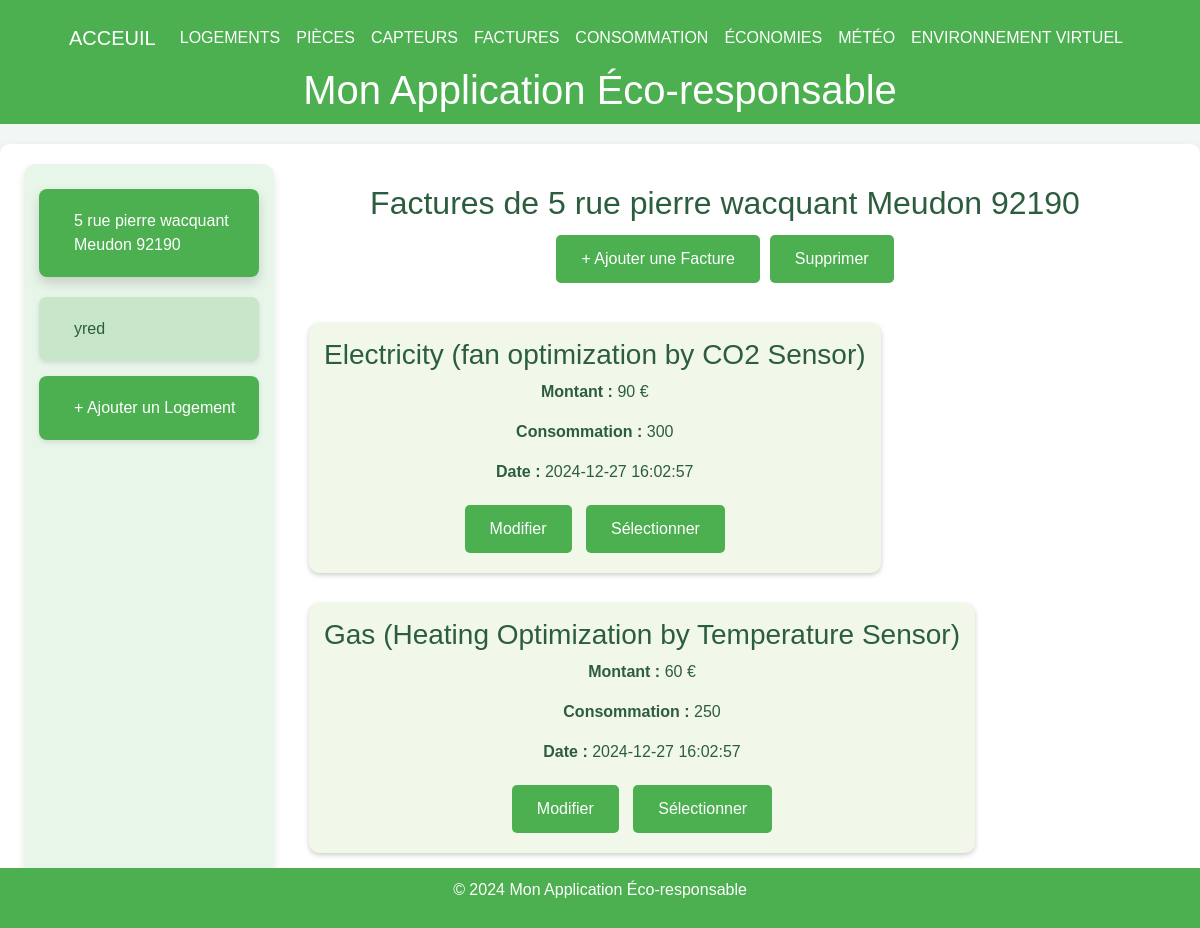
Page /visualiser_factures on the earlier database version.
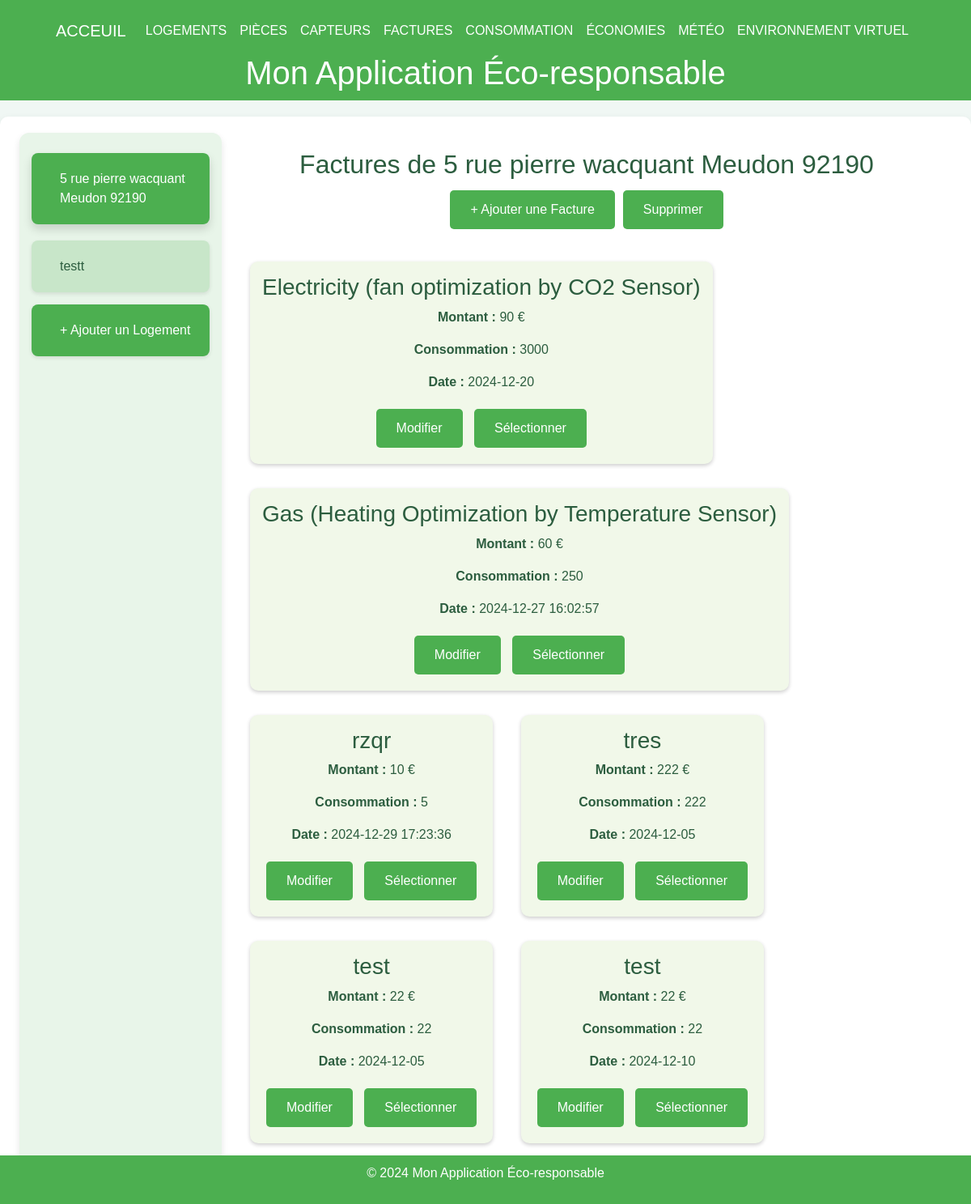
Same page on the later database version.
### tables this page shows
CREATE TABLE Housing (
housing_id INTEGER PRIMARY KEY, -- Identifiant unique pour chaque logement
address VARCHAR(255), -- Adresse du logement
phone_number VARCHAR(20), -- NumÃ©ro de contact pour le logement
ip_address VARCHAR(15), -- Adresse IP associÃ©e au logement
insert_date TIMESTAMP DEFAULT CURRENT_TIMESTAMP -- Horodatage de l'ajout de l'enregistrement
);

CREATE TABLE Invoice (
invoice_id INTEGER PRIMARY KEY, -- Identifiant unique pour chaque facture
housing_id INTEGER, -- RÃ©fÃ©rence au logement concernÃ© par la facture
type VARCHAR(100), -- Type de la facture (ex. : eau, Ã©lectricitÃ©)
amount INTEGER, -- Montant de la facture
value INTEGER, -- Valeur de la consommation en ressource
insert_date TIMESTAMP DEFAULT CURRENT_TIMESTAMP, -- Horodatage de l'ajout de l'enregistrement de la facture
FOREIGN KEY (housing_id) REFERENCES Housing(housing_id) -- Lien entre la facture et un logement spÃ©cifique
);

### main.py (the view)
@app.get("/visualiser_factures", response_class=HTMLResponse)
def visualiser_factures(request: Request, id: int = 1):
    conn = get_db_connection()
    logements = conn.execute("SELECT housing_id, address FROM Housing").fetchall()
    selected_logement = conn.execute("SELECT address FROM Housing WHERE housing_id = ?", (id,)).fetchone()
    factures = conn.execute("SELECT invoice_id, housing_id, type, amount, value, insert_date FROM Invoice WHERE housing_id = ?", (id,)).fetchall()
    conn.close()
    return templates.TemplateResponse("visualiser_factures.html", {
        "request": request,
        "logements": logements,
        "factures": factures,
        "selected_id": id,
        "selected_logement_address": selected_logement["address"] if selected_logement else "Logement par Défaut"
    })

### templates/visualiser_factures.html (shortened to what this page needs)
{% extends "layout.html" %}
{% block content %}
<div class="container-fluid">
    <div class="menu">
        {% for logement in logements %}
        <div class="menu-item {% if selected_id == logement.housing_id %}active{% endif %}"
            onclick="location.href='?id={{ logement.housing_id }}'">
            {{ logement.address }}
        </div>
        {% endfor %}
        <div class="menu-item" style="background-color: #4caf50; color: white;"
            onclick="location.href='http://localhost:8000/logements'">
            + Ajouter un Logement
        </div>
    </div>
    <div class="content">
        <h2 class="text-center">Factures de {{ selected_logement_address or 'Logement par Défaut' }}</h2>
        <div class="actions">
            <button class="btn" onclick="openAddModal()">+ Ajouter une Facture</button>
            <button class="btn" onclick="deleteSelected()">Supprimer</button>
        </div>
        {% if factures %}
        {% for facture in factures %}
        <div class="tile" id="tile-{{ facture.invoice_id }}">
            <h3>{{ facture.type }}</h3>
            <p><strong>Montant :</strong> {{ facture.amount }} €</p>
            <p><strong>Consommation :</strong> {{ facture.value }}</p>
            <p><strong>Date :</strong> {{ facture.insert_date }}</p>
            <div style="margin-top: 10px;">
                <button class="btn"
                    onclick="openEditModal('{{ facture.invoice_id }}', '{{ facture.type }}', '{{ facture.amount }}', '{{ facture.value }}', '{{ facture.insert_date }}')">
                    Modifier
                </button>
                <button class="btn" onclick="toggleSelection('{{ facture.invoice_id }}')">Sélectionner</button>
            </div>
        </div>
        {% endfor %}
        {% else %}
        <p class="text-center">Aucune facture trouvée pour ce logement.</p>
        {% endif %}
    </div>
</div>
{% endblock %}

Differences in the rows shown:
removed Housing: address "yred"
added Housing: address "testt"
changed Invoice "Electricity (fan optimization by CO2 Sensor)": value "300" → "3000"; insert_date "2024-12-27 16:02:57" → "2024-12-20"
added Invoice: type "rzqr", amount "10", value "5", insert_date "2024-12-29 17:23:36"
added Invoice: type "tres", amount "222", value "222", insert_date "2024-12-05"
added Invoice: type "test", amount "22", value "22", insert_date "2024-12-05"
added Invoice: type "test", amount "22", value "22", insert_date "2024-12-10"
